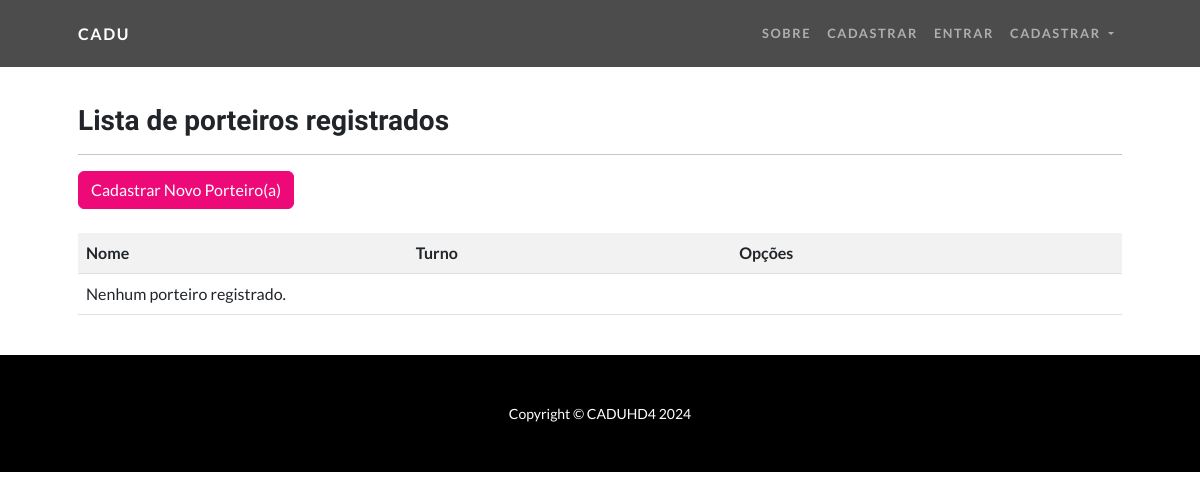
Before: /listar/porteiros/ with the older database file.
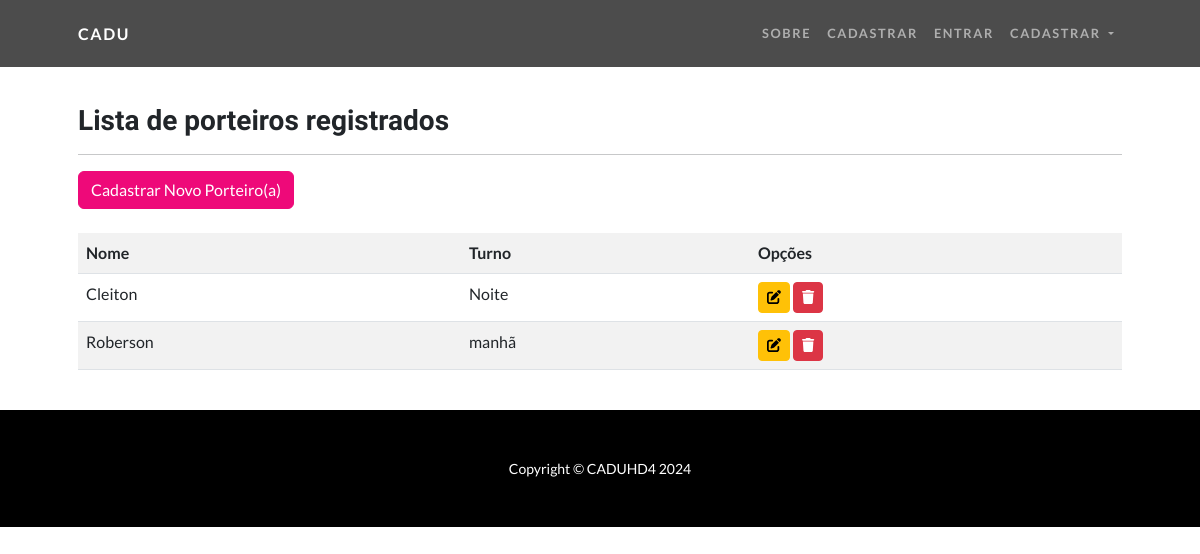
After: the same page with the newer database file.
### cadastros/models.py (models this page shows, shortened)
class Porteiro(models.Model):
    nome = models.CharField(max_length=150)
    turno = models.CharField(max_length=50)

### cadastros/views.py (the view)
# urls.py: path('listar/porteiros/', PorteiroList.as_view(), name='list-porteiro'),
class PorteiroList(ListView):
    model = Porteiro
    template_name = 'cadastros/listas/porteiro.html'
    context_object_name = 'porteiros'

### cadastros/templates/cadastros/listas/porteiro.html (shortened to what this page needs)
{% extends "paginas/modelo.html" %}
{% load static %}
{% block content %}
<h3>Lista de porteiros registrados</h3>
<hr>
<div class="text-right mb-3">
    <a href="{% url 'add-porteiro' %}" class="btn btn-primary">Cadastrar Novo Porteiro(a)</a>
</div>
<div class="table-responsive mt-4">
    <table class="table table-striped">
        <tr>
            <th>Nome</th>
            <th>Turno</th>
            <th>Opções</th>
        </tr>
        {% for porteiro in object_list %}
        <tr>
            <td>{{ porteiro.nome }}</td>
            <td>{{ porteiro.turno }}</td>
            <td>
                <a href="{% url 'update-porteiro' porteiro.pk %}" class="btn btn-warning btn-sm"><i class="fas fa-edit"></i></a>
                <a href="{% url 'delete-porteiro' porteiro.pk %}" class="btn btn-danger btn-sm"><i class="fas fa-trash"></i></a>
            </td>
        </tr>
        {% empty %}
        <tr>
            <td colspan="3">Nenhum porteiro registrado.</td>
        </tr>
        {% endfor %}
    </table>
</div>
{% endblock %}

Changed rows visible on the page:
added Porteiro: nome "Cleiton", turno "Noite"
added Porteiro: nome "Roberson", turno "manhã"
Other visible differences:
text no longer shown: "Nenhum porteiro registrado."
